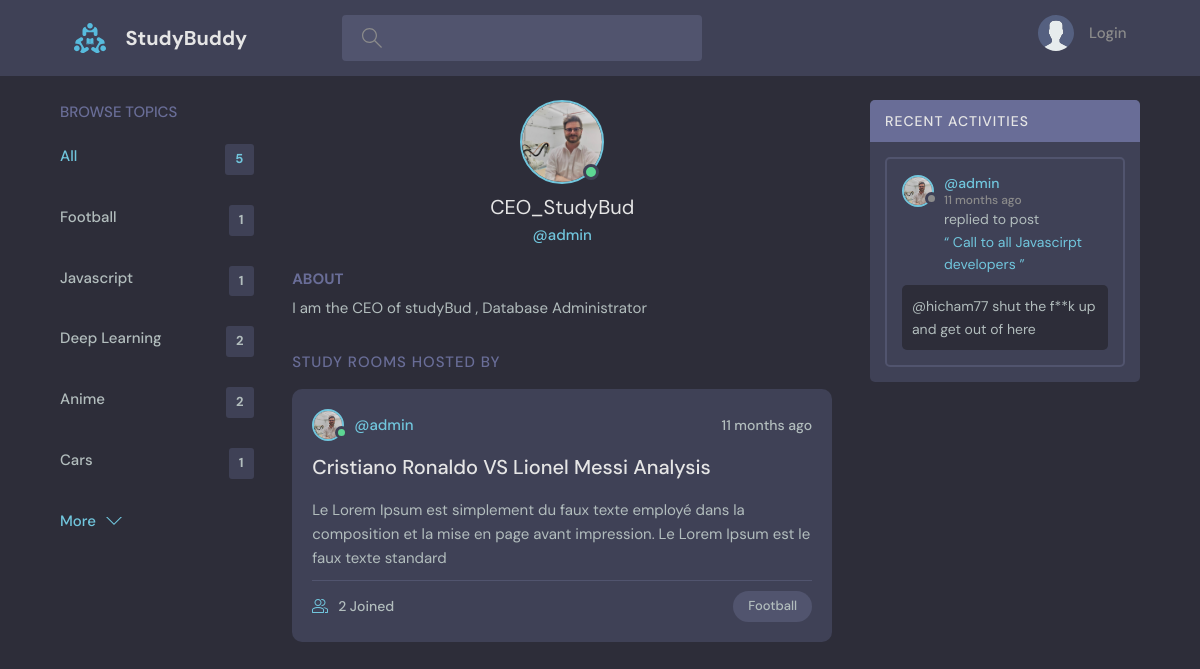
Page /profile/1/ on the earlier database version.
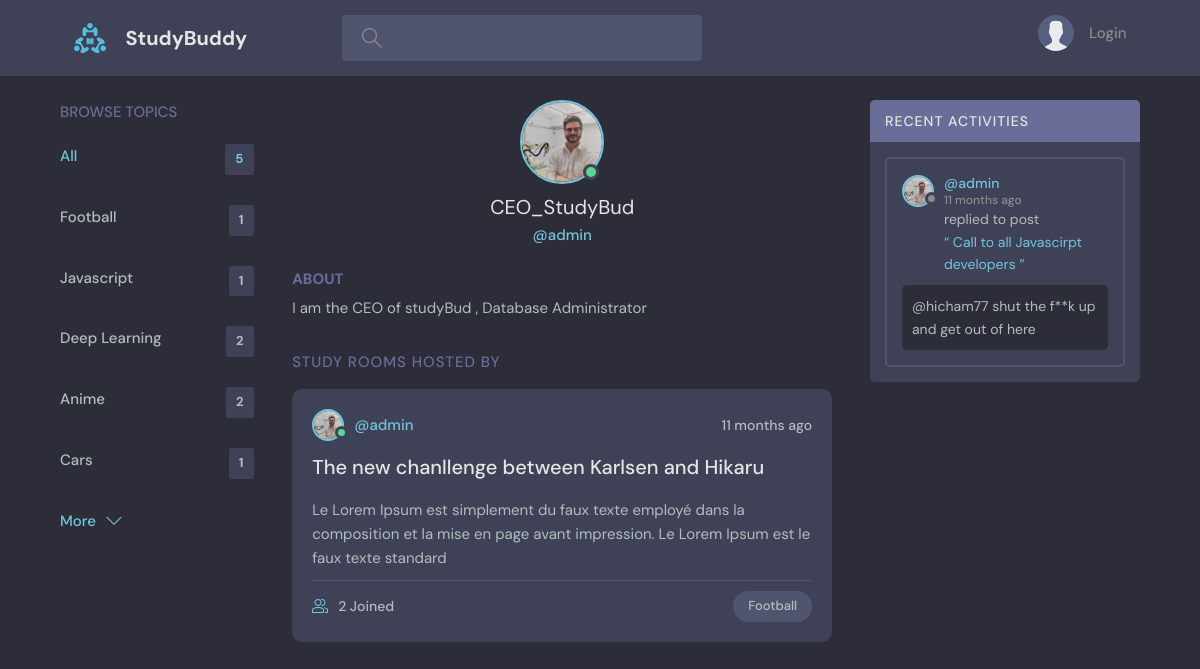
Same page on the later database version.
### base/models.py (models this page shows)
class Topic(models.Model):
    name = models.CharField(max_length=200)
    def __str__(self):
        return self.name

class Room(models.Model):
    host = models.ForeignKey(User, on_delete=models.CASCADE)
    topic = models.ForeignKey(Topic, on_delete=models.SET_NULL, null=True)
    name = models.CharField(max_length=200, null=True)
    description = models.TextField(null=True, blank=True)
    participants = models.ManyToManyField(User, related_name='participants', blank=True)
    updated = models.DateTimeField(auto_now=True)
    created = models.DateTimeField(auto_now_add=True)
    class Meta:
        ordering = ['-updated', '-created']
    def __str__(self):
        return self.name

class Message(models.Model):
    user = models.ForeignKey(User, on_delete=models.CASCADE)
    room = models.ForeignKey(Room, on_delete=models.CASCADE)
    body = models.CharField(max_length=300)
    updated = models.DateTimeField(auto_now=True)
    created = models.DateTimeField(auto_now_add=True)
    class Meta:
        ordering = ['-updated', '-created']
    def __str__(self):
        return self.body[0:50]

### users/models.py (models this page shows)
class User(AbstractUser):
    name = models.CharField(max_length=200, null=True)
    email = models.EmailField(unique=True, null=True)
    bio = models.TextField(null=True)
    avatar = models.ImageField(upload_to='profiles/', default='profiles/avatar.svg', null=True, blank=True)
    USERNAME_FIELD = 'email'
    REQUIRED_FIELDS = []

### users/views.py (the view)
# urls.py: path('profile/<int:pk>/', views.profile, name="profile"),
def profile(request, pk):
    profile = User.objects.get(id=pk)
    rooms = profile.room_set.all()
    room_messages = profile.message_set.all()
    topics = Topic.objects.all()[0:5]
    context = {'profile': profile, 'rooms':rooms, 'topics':topics, 'room_messages': room_messages}
    return render(request, 'base/profile.html', context)

### base/templates/base/profile.html (shortened to what this page needs)
{% extends 'main.html' %}
{% block content %}
  <main class="profile-page layout layout--3">
    <div class="container">
      {% include 'base/section_topics.html' %}
      <div class="roomList">
        <div class="profile">
          <div class="profile__avatar">
            <div class="avatar avatar--large active">
              <img src="{{profile.avatar.url}}" />
            </div>
          </div>
          <div class="profile__info">
            <h3>{{profile.name}}</h3>
            <p>@{{profile.username}}</p>
          </div>
          <div class="profile__about">
            <h3>About</h3>
            <p>
              {{profile.bio}}
            </p>
          </div>
        </div>
        <div class="roomList__header">
          <div>
            <h2>Study Rooms Hosted by {{profile.first_name}}</a>
            </h2>
          </div>
        </div>
        {% include 'base/section_rooms.html' %}
      </div>
        {% include 'base/section_activities.html' %}
    </div>
  </main>
{% endblock content %}

### templates/main.html (shortened to what this page needs)
{% load static %}
<!DOCTYPE html>
<html lang="en">
  <head>
    <link rel="stylesheet" href="{% static 'styles/style.css' %}" />
    <link rel="stylesheet" href="https://cdnjs.cloudflare.com/ajax/libs/font-awesome/6.2.1/css/all.min.css">
  </head>
  <body>
    {% include 'navbar.html' %}
    {% block content %}
    {% endblock content %}
  </body>
</html>

### templates/navbar.html (shortened to what this page needs)
{% load static %}
  <header class="header header--loggedIn">
    <div class="container">
      <a href="{% url 'home' %}" class="header__logo">
        <img src="{% static 'assets/logo.svg' %}" />
        <h1>StudyBuddy</h1>
      </a>
      <form class="header__search" action="{% url 'home' %}" method="get" >
        <label>
          <input name="search_query" placeholder="Search for rooms..." value="{{search_query}} "/>
        </label>
      </form>
      <nav class="header__menu">
        <div class="header__user">
          {% if user.is_authenticated %}
          <a href="{% url 'profile' user.id %}">
            <div class="avatar avatar--medium active">
              <img src="{{request.user.avatar.url}}" />
            </div>
            <p>{{user.name}} <span>@{{user.username}}</span></p>
          </a>
          <button class="dropdown-button">
            <svg version="1.1" xmlns="http://www.w3.org/2000/svg" width="32" height="32" viewBox="0 0 32 32">
              <title>chevron-down</title>
              <path d="M16 21l-13-13h-3l16 16 16-16h-3l-13 13z"></path>
            </svg>
          </button>
          {% else %}
            <a href="{% url 'login' %}">
              <img src="{% static 'assets/avatar.svg' %}" />
              <p>Login</p>
            </a>
          {% endif %}
        </div>
      </nav>
    </div>
  </header>

### base/templates/base/section_topics.html
<div class="topics">
    <div class="topics__header">
      <h2>Browse Topics</h2>
    </div>
    <ul class="topics__list">
      <li>
        <a href="/" class="active">All <span>{{topics.count}}</span></a>
      </li>
      {% for topic in topics %}
        <li>
          <a href="{% url 'home' %}?search_query={{topic}}">{{topic}} <span>{{topic.room_set.all.count}}</span></a>
        </li>
      {% endfor %}
    </ul>
    <a class="btn btn--link" href="{% url 'topics' %}">
      More
      <svg version="1.1" xmlns="http://www.w3.org/2000/svg" width="32" height="32" viewBox="0 0 32 32">
        <title>chevron-down</title>
        <path d="M16 21l-13-13h-3l16 16 16-16h-3l-13 13z"></path>
      </svg>
    </a>
  </div>

### base/templates/base/section_rooms.html (shortened to what this page needs)
{% for room in rooms %}
        <div class="roomListRoom">
          <div class="roomListRoom__header">
            <a href="{% url 'profile' room.host.id %}" class="roomListRoom__author">
              <div class="avatar avatar--small active">
                <img src="{{room.host.avatar.url}}" />
              </div>
              <span>@{{room.host.username}}</span>
            </a>
            <div class="roomListRoom__actions">
              <span>{{room.created|timesince}} ago</span>
            </div>
          </div>
          <div class="roomListRoom__content">
            <a href="{% url 'room' room.id %}?next={{request.path}}">{{room.name}}</a>
            <p>
              {{room.description|slice:150}}
            </p>
          </div>
          <div class="roomListRoom__meta">
            <a class="roomListRoom__joined">
              {{room.participants.count}} Joined
            </a>
            <p class="roomListRoom__topic">{{room.topic}}</p>
          </div>
        </div>
{% endfor %}

### base/templates/base/section_activities.html (shortened to what this page needs)
<div class="activities">
    <div class="activities__header">
        <h2>Recent Activities</h2>
    </div>
    {% for message in room_messages %}
        <div class="activities__box">
        <div class="activities__boxHeader roomListRoom__header">
            <a href="{% url 'profile' message.user.id %}" class="roomListRoom__author">
            <div class="avatar avatar--small">
                <img src="{{message.user.avatar.url}}" />
            </div>
            <p>
                @{{message.user.username}}
                <span>{{message.created|timesince}} ago</span>
            </p>
            </a>
        </div>
        <div class="activities__boxContent">
            <p>replied to post<a href="{% url 'room' message.room.id %}">“ {{message.room}} ”</a></p>
            <div class="activities__boxRoomContent">
            {{message}}
            </div>
        </div>
        </div>
    {% endfor %}
</div>

Differences in the rows shown:
changed Room "admin": name "Cristiano Ronaldo VS Lionel Messi Analysis" → "The new chanllenge between Karlsen and Hikaru"
